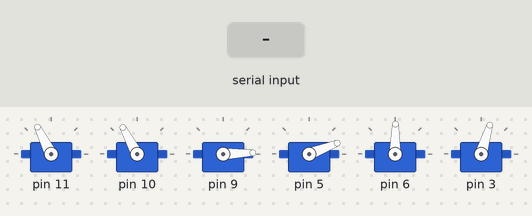
Bench run of a sketch on a simulated Arduino Uno, built with avr-gcc and run on an emulated ATmega328P. Shown: 6 × servo. The inputs (shaded band) are chosen by the test bench.

Above: at 11.8 s.
11.9 s: "plastic\n" received over Serial
At 19.2 s:
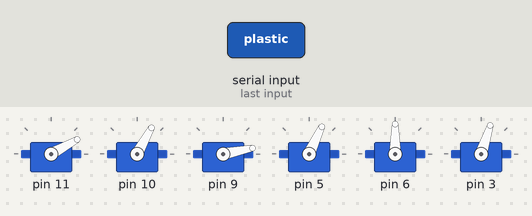
At 22.8 s:
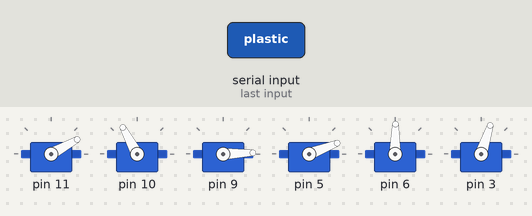
Timing chart, 0 to 31.9 s (numbered marks = the images above; inputs shaded):
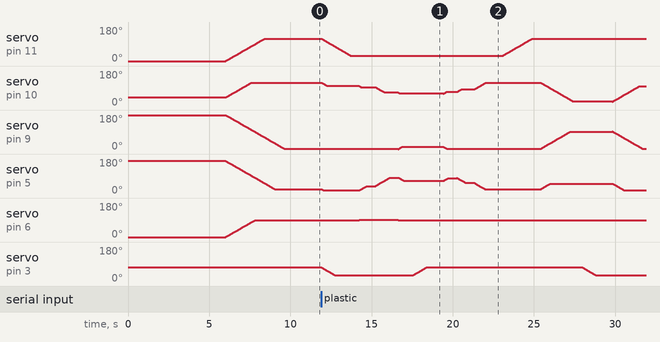

The sketch:

Robot_Arm_Coms_V3.ino
```cpp
#include <Braccio.h>
#include <Servo.h>

Servo base;
Servo shoulder;
Servo elbow;
Servo wrist_rot;
Servo wrist_ver;
Servo gripper;

int step_delay = 20;

// Order: Plastic, Organic, Cardboard, Trash, Metal, Glass

int X[6] = {118, 90, 65, 118, 176, 161};
int Y[6] = {18, 18, 71, 106, 66, 18};
int Z[6] = {93, 84, 12, 1, 12, 84};
int W[6] = {50, 58, 47, 14, 47, 58};

int ID = 0;

void setup() {
  //Initialization functions and set up the initial position for Braccio
  //All the servo motors will be positioned in the "safety" position:
  //Base (M1):90 degrees
  //Shoulder (M2): 45 degrees
  //Elbow (M3): 180 degrees
  //Wrist vertical (M4): 180 degrees
  //Wrist rotation (M5): 90 degrees
  //gripper (M6): 10 degrees

  Braccio.begin();
  Serial.begin(9600);

  Braccio.ServoMovement(step_delay, 118, 119, 1, 20, 90, 72);
  delay(1000);
}

void loop() {

   if (Serial.available() > 0) {
    String data = Serial.readStringUntil('\n');

    if (data == "plastic"){
      ID = 0;
    } else if(data == "organic"){
      ID = 1;
    } else if((data == "cardboard") || (data == "paper")){
      ID = 2;
    } else if(data == "trash"){
      ID = 3;
    } else if(data == "metal"){
      ID = 4;
    } else if(data == "glass"){
      ID = 5;
    }
    DeploySequence();
  }

}

void DeploySequence(){
  StepTakeTrash();
  delay(1000);
  StepOriginPos();
  delay(1000);
  StepTrashBin();
  delay(1000);
  StepStandBy();
}

void StepTakeTrash(){
  Braccio.ServoMovement(step_delay, 28, 100, 1, 14, 91, 30);
  delay(500);
  Braccio.ServoMovement(step_delay, 28, 94, 0, 38, 90, 30);
  delay(500);
  Braccio.ServoMovement(step_delay, 28, 66, 0, 82, 90, 30);
  delay(500);
  Braccio.ServoMovement(step_delay, 28, 60, 12, 64, 89, 30);
  delay(500);
  Braccio.ServoMovement(step_delay, 28, 60, 12, 64, 89, 73);
}

void StepOriginPos(){
  Braccio.ServoMovement(step_delay, 28, 70, 1, 80, 90, 73);
  delay(500);
  Braccio.ServoMovement(step_delay, 28, 84, 1, 52, 90, 73);
  delay(500);
  Braccio.ServoMovement(step_delay, 28, 119, 1, 20, 90, 73);
}

void StepTrashBin(){
  Braccio.ServoMovement(step_delay, X[ID], 119, 1, 20, 90, 73);
  delay(500);
  Braccio.ServoMovement(step_delay, X[ID], Y[ID], Z[ID], W[ID], 91, 73);
  delay(500);
  Braccio.ServoMovement(step_delay, X[ID], Y[ID], Z[ID], W[ID], 91, 30);
}

void StepStandBy(){
  Braccio.ServoMovement(step_delay, X[ID], 100, 1, 14, 91, 30);
  delay(500);
  Braccio.ServoMovement(step_delay, 118, 100, 1, 14, 91, 30);
}
```
